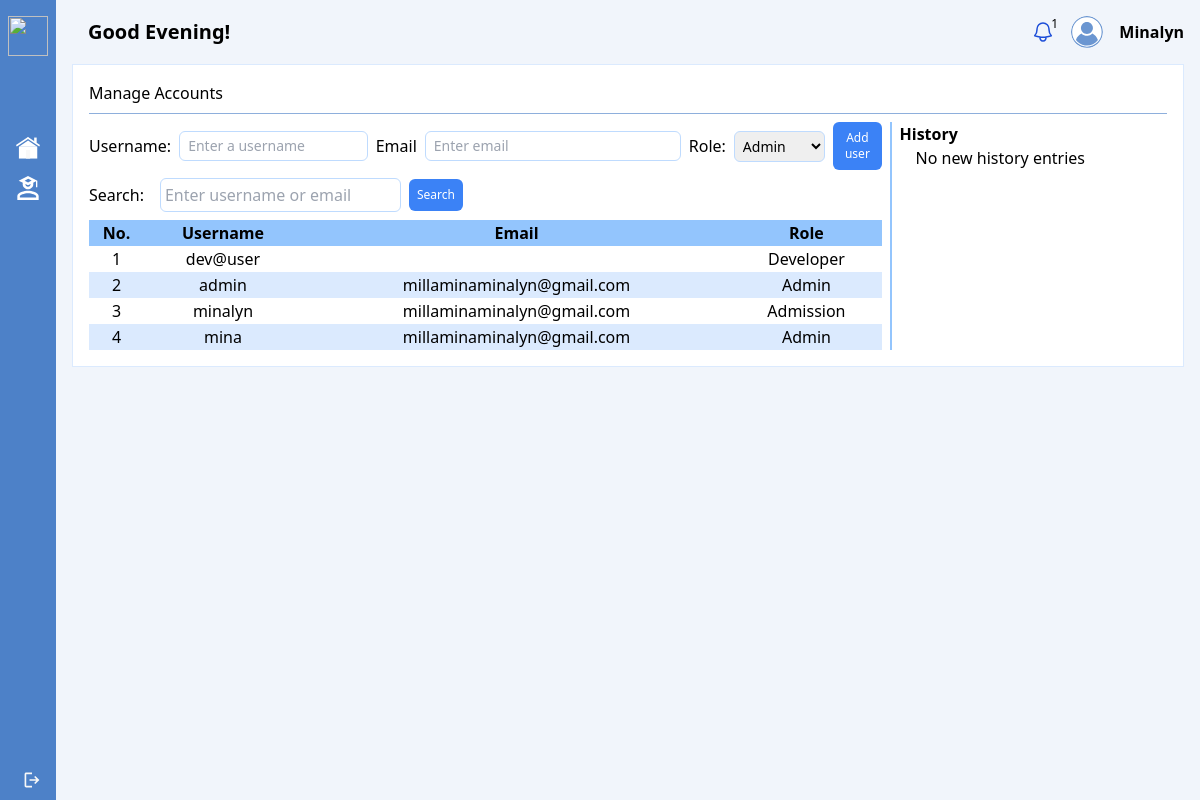
The page /admin/account-management.php (signed in) on the database its author committed.
### tables this page shows
CREATE TABLE `usertbl` (
  `id` int(11) NOT NULL,
  `username` varchar(255) DEFAULT NULL,
  `email` varchar(255) DEFAULT NULL,
  `password` varchar(255) DEFAULT NULL,
  `usertype` varchar(255) DEFAULT NULL
);

### admin/account-management.php (the view, shortened to what this page needs)
<?php
    include '../php/conn.php';
    $search = isset($_GET['search']) ? mysqli_real_escape_string($conn, $_GET['search']) : '';
    $selectQuery = "SELECT id, username, email, usertype FROM usertbl";
    if (!empty($search)) {
        $selectQuery .= " WHERE username LIKE ? OR email LIKE ?";
        $stmt = mysqli_prepare($conn, $selectQuery);
        $searchParam = "%{$search}%";
        mysqli_stmt_bind_param($stmt, "ss", $searchParam, $searchParam);
        mysqli_stmt_execute($stmt);
        $result = mysqli_stmt_get_result($stmt);
        $users = mysqli_fetch_all($result, MYSQLI_ASSOC);
        mysqli_stmt_close($stmt);
    } else {
        $result = mysqli_query($conn, $selectQuery);
        $users = $result ? mysqli_fetch_all($result, MYSQLI_ASSOC) : [];
    }
    $groupedHistory = [];
    if (isset($_GET['search'])) {
        $searchValue = htmlspecialchars($_GET['search']);
    } else {
        $searchValue = '';
    }
?>
<!DOCTYPE html>
<html lang="en">
<head>
    <link href="https://cdn.jsdelivr.net/npm/tailwindcss@2.2.19/dist/tailwind.min.css" rel="stylesheet">
</head>
<body class="font-[roboto-serif]" style="background: rgba(118, 163, 224, 0.1);">
    <div class="w-full flex justify-start">
        <div>
            <?php include './sidebar.php'; ?>
        </div>
        <div class="w-full py-4 px-4">
            <div class="mb-4">
                <?php include './topbar.php'; ?>
            </div>
            <div class="w-full bg-white p-4 border border-blue-100 gap-2">
                <div>
                    Manage Accounts
                </div>
                <hr class="w-full h-px my-2 border-0 dark:bg-gray-700" style="background-color: #8EAFDC;">
                <div class="w-full flex justify-start gap-2">
                    <div class="w-3/4 border-r-2 border-blue-300 gap-2 grid pr-2">
                        <div>
                            <form action="" method="post" onsubmit="return validateForm()">
                                <div class="flex justify-start items-center gap-2 text-base">
                                    <div>
                                        Username:
                                    </div>
                                    <div class="text-sm p-1 border border-blue-200 rounded-md w-64 text-xs">
                                        <input type="text" id="username" name="username" autocomplete="username" placeholder="Enter a username" class="px-1 w-full">
                                    </div>
                                    <div class="flex justify-start gap-2 items-center">
                                        <div>Email</div>
                                        <div class="w-64 text-sm p-1 border border-blue-200 rounded-md flex justify-between items-center relative gap-2">
                                            <input type="text" name="email" id="email" class="px-1 w-full" autocomplete="email" onblur="validateEmail()" placeholder="Enter email">
                                        </div>
                                    </div>
                                    <div class="flex justify-start gap-2 items-center">
                                        <div>Role:</div>
                                        <div>
                                            <select name="usertype" id="roleMenu" class="text-sm p-1 border border-blue-200 rounded-md w-full"></select>
                                        </div>
                                    </div>
                                    <div>
                                        <button class="p-2 bg-blue-500 rounded-md text-xs text-white hover:bg-blue-700">Add user</button>
                                    </div>
                                </div>
                            </form>
                        </div>
                        <div class="flex justify-start items-center gap-2">
                            <form action="<?= $_SERVER['PHP_SELF'] ?>" method="get" class="flex items-center gap-2">
                                <label for="search" class="mr-2">Search:</label>
                                <input type="text" id="search" name="search" class="p-1 border border-blue-200 rounded-md" placeholder="Enter username or email" value="<?= $searchValue; ?>">
                                <?php if (!empty($searchValue)): ?>
                                    <button type="submit" class="p-2 bg-red-500 rounded-md text-xs text-white hover:bg-red-700" name="clearSearch">Clear</button>
                                <?php else: ?>
                                    <button type="submit" class="p-2 bg-blue-500 rounded-md text-xs text-white hover:bg-blue-700">Search</button>
                                <?php endif; ?>
                            </form>
                        </div>
                        <div>
                            <table class="table-auto w-full">
                                <thead>
                                    <tr class="px-2 py-1 bg-blue-300">
                                        <th class="text-center">No.</th>
                                        <th class="text-center">Username</th>
                                        <th class="text-center">Email</th>
                                        <th class="text-center">Role</th>
                                    </tr>
                                </thead>
                                <tbody id="table-container">
                                    <?php foreach ($users as $index => $user): ?>
                                        <tr class="px-2 py-1 <?= $index % 2 === 0 ? 'bg-white-500' : 'bg-blue-100' ?>">
                                            <td class="text-center"><?= $index + 1; ?></td>
                                            <td class="text-center"><?= $user['username']; ?></td>
                                            <td class="text-center"><?= $user['email']; ?></td>
                                            <td class="text-center"><?= isset($user['usertype']) ? $user['usertype'] : ''; ?></td>
                                        </tr>
                                    <?php endforeach; ?>
                                </tbody>
                            </table>
                        </div>
                    </div>
                    <div class="w-1/4">
                        <div class="font-semibold">
                            History
                        </div>
                        <div class="w-full ml-4">
                            <?php if (!empty($groupedHistory)): ?>
                                <?php foreach ($groupedHistory as $date => $entries): ?>
                                    <div class="font-semibold mt-2"><?= formatDateHeading($date) ?></div>
                                    <?php foreach ($entries as $historyEntry): ?>
                                        <div><?= $historyEntry['action']; ?></div>
                                        <div class="text-xs text-gray-500"><?= date('F j, Y, g:i a', strtotime($historyEntry['datetime'])); ?></div>
                                        <hr class="my-2">
                                    <?php endforeach; ?>
                                <?php endforeach; ?>
                            <?php else: ?>
                                <div>No new history entries</div>
                            <?php endif; ?>
                        </div>
                    </div>
                </div>
            </div>
        </div>
    </div>
</body>
</html>

### rows shown on the page
usertbl: username "dev@user", usertype "Developer"
usertbl: username "admin", email "millaminaminalyn@gmail.com", usertype "Admin"
usertbl: username "minalyn", email "millaminaminalyn@gmail.com", usertype "Admission"
usertbl: username "mina", email "millaminaminalyn@gmail.com", usertype "Admin"

### other values the page prints
getGreeting() "Good Evening!"
$formattedUsername "Minalyn"
